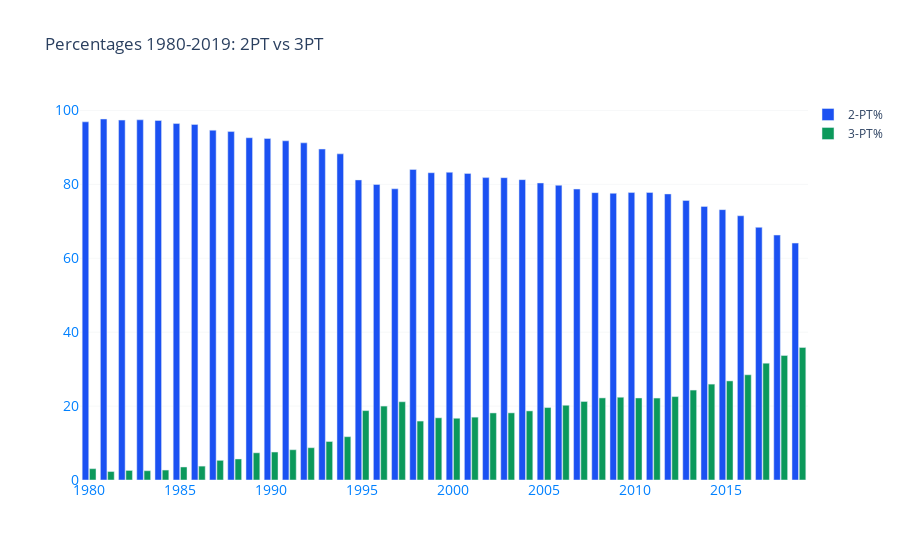

Notebook code cell kept with this figure:
### Code cell
pt_2_pct = pygo.Bar(
        x = total_yrs,
        y = data_1980_sum['2P%'],
        name = '2-PT%',
        marker = dict(color="#1b51f2")
)
pt_3_pct = pygo.Bar(
        x = total_yrs,
        y = data_1980_sum['3P%'],
        name = '3-PT%',
        marker = dict(color="#0b995b")
)

data = [pt_2_pct, pt_3_pct]

layout = pygo.Layout(
            title = 'Percentages 1980-2019: 2PT vs 3PT',
            xaxis = dict(
                    title='Years',
                    titlefont=dict(size=16, color='white'),
                    tickfont=dict(size=14, color='#0080ff')
                    ),
            yaxis = dict(
                    title='Total Attempts (%)',
                    titlefont=dict(size=16, color='white'),
                    tickfont=dict(size=14, color='#0080ff'),
                    showgrid = True, gridwidth=0.2, gridcolor='#D7DBDD'
                    ),
            legend=dict(
                    x = 1,
                    y = 1.0,
                    bgcolor = 'white',
                    bordercolor = 'black'
                    ),
            plot_bgcolor = 'white',
            barmode = 'group',
            bargap = 0.2,
            bargroupgap = 0.1
)

fig = pygo.Figure(data=data, layout=layout)
plot(fig)
fig.show()
HTML('''<script>
code_show=true; 
function code_toggle() {
 if (code_show){
 $('div.input').hide();
 } else {
 $('div.input').show();
 }
 code_show = !code_show
} 
$( document ).ready(code_toggle);
</script>
<form action="javascript:code_toggle()"><input type="submit" value="Toggle Code"></form>''')

### Figure 1 — Plotly figure (JSON) as saved in the notebook; plotly's stock layout.template omitted (floating-point values rounded to 4 significant figures)
{"data": [{"marker": {"color": "#1b51f2"}, "name": "2-PT%", "type": "bar", "x": [1980, 1981, 1982, 1983, 1984, 1985, 1986, 1987, 1988, 1989, 1990, 1991, 1992, 1993, 1994, 1995, 1996, 1997, 1998, 1999, 2000, 2001, 2002, 2003, 2004, 2005, 2006, 2007, 2008, 2009, 2010, 2011, 2012, 2013, 2014, 2015, 2016, 2017, 2018, 2019], "y": [96.94, 97.71, 97.41, 97.49, 97.31, 96.48, 96.24, 94.68, 94.31, 92.64, 92.43, 91.81, 91.26, 89.58, 88.28, 81.22, 79.99, 78.82, 84.05, 83.17, 83.29, 82.99, 81.85, 81.83, 81.3, 80.39, 79.77, 78.75, 77.78, 77.6, 77.8, 77.82, 77.43, 75.66, 74.05, 73.18, 71.52, 68.39, 66.3, 64.12]}, {"marker": {"color": "#0b995b"}, "name": "3-PT%", "type": "bar", "x": [1980, 1981, 1982, 1983, 1984, 1985, 1986, 1987, 1988, 1989, 1990, 1991, 1992, 1993, 1994, 1995, 1996, 1997, 1998, 1999, 2000, 2001, 2002, 2003, 2004, 2005, 2006, 2007, 2008, 2009, 2010, 2011, 2012, 2013, 2014, 2015, 2016, 2017, 2018, 2019], "y": [3.06, 2.29, 2.59, 2.51, 2.69, 3.52, 3.76, 5.32, 5.69, 7.36, 7.57, 8.19, 8.74, 10.42, 11.72, 18.78, 20.01, 21.18, 15.95, 16.83, 16.71, 17.01, 18.15, 18.17, 18.7, 19.61, 20.23, 21.25, 22.22, 22.4, 22.2, 22.18, 22.57, 24.34, 25.95, 26.82, 28.48, 31.61, 33.7, 35.88]}], "layout": {"bargap": 0.2, "bargroupgap": 0.1, "barmode": "group", "legend": {"bgcolor": "white", "bordercolor": "black", "x": 1, "y": 1}, "plot_bgcolor": "white", "title": {"text": "Percentages 1980-2019: 2PT vs 3PT"}, "xaxis": {"tickfont": {"color": "#0080ff", "size": 14}, "title": {"font": {"color": "white", "size": 16}, "text": "Years"}}, "yaxis": {"gridcolor": "#D7DBDD", "gridwidth": 0.2, "showgrid": true, "tickfont": {"color": "#0080ff", "size": 14}, "title": {"font": {"color": "white", "size": 16}, "text": "Total Attempts (%)"}}}}
